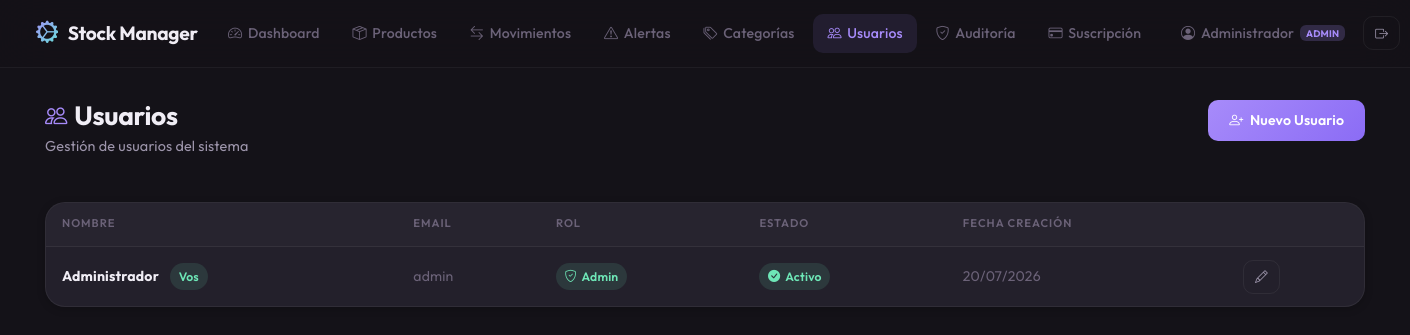
/usuarios (signed in), run on the app's committed database.
### app/models/usuario.py (models this page shows, shortened)
class Usuario(UserMixin, db.Model):
    __tablename__ = 'usuarios'
    id = db.Column(db.Integer, primary_key=True)
    nombre = db.Column(db.String(100), nullable=False)
    email = db.Column(db.String(120), unique=True, nullable=False)
    password_hash = db.Column(db.String(256), nullable=False)
    rol = db.Column(db.String(50), default='Operador')
    activo = db.Column(db.Boolean, default=True)
    fecha_creacion = db.Column(db.DateTime, default=datetime.utcnow)
    ultimo_login = db.Column(db.DateTime, nullable=True)
    empresa_id = db.Column(db.Integer, db.ForeignKey('empresas.id'), nullable=True, index=True)

### app/routes/usuarios.py (the view)
@usuarios_bp.route('/usuarios')
@login_required
@admin_required
def usuarios_lista():
    empresa_id = get_empresa_id()
    usuarios = Usuario.query.filter_by(empresa_id=empresa_id).all()
    return render_template('usuarios/lista.html', usuarios=usuarios)

### app/utils/security.py (called while the page is built)
def get_empresa_id():
    if not current_user.is_authenticated:
        abort(401)
    if current_user.rol == 'SuperAdmin':
        return current_user.empresa_id
    if not current_user.empresa_id:
        abort(403, description='El usuario no tiene una empresa asignada.')
    return current_user.empresa_id

### app/templates/usuarios/lista.html (shortened to what this page needs)
{% extends "base.html" %}
{% block content %}
<div class="page-header d-flex flex-wrap justify-content-between align-items-start gap-3">
    <div>
        <h1><i class="bi bi-people text-accent-blue"></i> Usuarios</h1>
        <p class="subtitle">Gestión de usuarios del sistema</p>
    </div>
    <a href="{{ url_for('usuarios_bp.usuario_nuevo') }}" class="btn-primary-custom">
        <i class="bi bi-person-plus"></i> Nuevo Usuario
    </a>
</div>
<div class="card-glass">
    <div class="card-body p-0">
        {% if usuarios %}
        <div class="table-responsive-custom">
            <table class="table-dark-custom">
                <thead>
                    <tr>
                        <th>Nombre</th>
                        <th>Email</th>
                        <th>Rol</th>
                        <th>Estado</th>
                        <th>Fecha Creación</th>
                        <th></th>
                    </tr>
                </thead>
                <tbody>
                    {% for u in usuarios %}
                    <tr>
                        <td>
                            <strong>{{ u.nombre }}</strong>
                            {% if u.id == current_user.id %}
                                <span class="stock-badge ok" style="margin-left: 0.5rem;">Vos</span>
                            {% endif %}
                        </td>
                        <td class="text-muted-custom">{{ u.email }}</td>
                        <td>
                            {% if u.rol == 'Administrador' %}
                                <span class="mov-badge entrada">
                                    <i class="bi bi-shield-check"></i> Admin
                                </span>
                            {% elif u.rol == 'Supervisor' %}
                                <span class="mov-badge" style="background: rgba(14, 165, 233, 0.1); color: #38bdf8;">
                                    <i class="bi bi-person-gear"></i> Supervisor
                                </span>
                            {% elif u.rol == 'Solo Lectura' %}
                                <span class="mov-badge" style="background: rgba(100, 116, 139, 0.1); color: #94a3b8;">
                                    <i class="bi bi-eye"></i> Solo Lectura
                                </span>
                            {% else %}
                                <span class="mov-badge salida">
                                    <i class="bi bi-person"></i> Operador
                                </span>
                            {% endif %}
                        </td>
                        <td>
                            {% if u.activo %}
                                <span class="stock-badge ok">
                                    <i class="bi bi-check-circle-fill"></i> Activo
                                </span>
                            {% else %}
                                <span class="stock-badge critico">
                                    <i class="bi bi-x-circle-fill"></i> Inactivo
                                </span>
                            {% endif %}
                        </td>
                        <td class="text-muted-custom">{{ u.fecha_creacion.strftime('%d/%m/%Y') }}</td>
                        <td>
                            <div class="action-btns">
                                <a href="{{ url_for('usuarios_bp.usuario_editar', id=u.id) }}"
                                   class="btn-outline-custom btn-sm-custom" title="Editar">
                                    <i class="bi bi-pencil"></i>
                                </a>
                            </div>
                        </td>
                    </tr>
                    {% endfor %}
                </tbody>
            </table>
        </div>
        {% else %}
        <div class="empty-state">
            <div class="empty-icon"><i class="bi bi-people"></i></div>
            <div class="empty-title">Sin usuarios</div>
            <div class="empty-text">No hay usuarios registrados en el sistema.</div>
        </div>
        {% endif %}
    </div>
</div>
{% endblock %}

### app/templates/base.html (shortened to what this page needs)
<!DOCTYPE html>
<html lang="es" data-bs-theme="dark">
<head>
    <link href="https://cdn.jsdelivr.net/npm/bootstrap@5.3.3/dist/css/bootstrap.min.css" rel="stylesheet">
    <link href="https://cdn.jsdelivr.net/npm/bootstrap-icons@1.11.3/font/bootstrap-icons.min.css" rel="stylesheet">
    <link href="{{ url_for('static', filename='css/style.css') }}" rel="stylesheet">
</head>
<body>
    <nav class="navbar navbar-expand-lg navbar-custom">
        <div class="container-fluid">
            <a class="navbar-brand" href="{{ url_for('dashboard_bp.dashboard') }}">
                <span class="brand-icon"><i class="bi bi-gear-wide-connected"></i></span>
                Stock Manager
            </a>
            <div class="collapse navbar-collapse" id="navbarNav">
                <ul class="navbar-nav ms-auto gap-1">
                    <li class="nav-item">
                        <a class="nav-link {% if request.endpoint == 'dashboard' %}active{% endif %}"
                           href="{{ url_for('dashboard_bp.dashboard') }}">
                            <i class="bi bi-speedometer2"></i> Dashboard
                        </a>
                    </li>
                    <li class="nav-item">
                        <a class="nav-link {% if request.endpoint and 'producto' in request.endpoint %}active{% endif %}"
                           href="{{ url_for('productos_bp.productos_lista') }}">
                            <i class="bi bi-box-seam"></i> Productos
                        </a>
                    </li>
                    <li class="nav-item">
                        <a class="nav-link {% if request.endpoint == 'movimientos_lista' %}active{% endif %}"
                           href="{{ url_for('movimientos_bp.movimientos_lista') }}">
                            <i class="bi bi-arrow-left-right"></i> Movimientos
                        </a>
                    </li>
                    <li class="nav-item">
                        <a class="nav-link {% if request.endpoint == 'alertas' %}active{% endif %}"
                           href="{{ url_for('dashboard_bp.alertas') }}">
                            <i class="bi bi-exclamation-triangle"></i> Alertas
                        </a>
                    </li>
                    {% if current_user.is_authenticated and current_user.rol in ['Administrador', 'Supervisor'] %}
                    <li class="nav-item">
                        <a class="nav-link {% if request.endpoint and 'categoria' in request.endpoint %}active{% endif %}"
                           href="{{ url_for('categorias_bp.categorias_lista') }}">
                            <i class="bi bi-tags"></i> Categorías
                        </a>
                    </li>
                    {% if current_user.rol == 'Administrador' %}
                    <li class="nav-item">
                        <a class="nav-link {% if request.endpoint and 'usuario' in request.endpoint %}active{% endif %}"
                           href="{{ url_for('usuarios_bp.usuarios_lista') }}">
                            <i class="bi bi-people"></i> Usuarios
                        </a>
                    </li>
                    <li class="nav-item">
                        <a class="nav-link {% if request.endpoint and 'auditoria' in request.endpoint %}active{% endif %}"
                           href="{{ url_for('auditoria_bp.auditoria_lista') }}">
                            <i class="bi bi-shield-check"></i> Auditoría
                        </a>
                    </li>
                    <li class="nav-item">
                        <a class="nav-link {% if request.endpoint and 'billing' in request.endpoint %}active{% endif %}"
                           href="{{ url_for('billing_bp.index') }}">
                            <i class="bi bi-credit-card"></i> Suscripción
                        </a>
                    </li>
                    {% endif %}
                    {% endif %}
                </ul>
                {% if current_user.is_authenticated %}
                <div class="d-flex align-items-center gap-2 ms-lg-3 mt-2 mt-lg-0">
                    <span class="nav-link" style="cursor: default; padding: 0.4rem 0.6rem !important;">
                        <i class="bi bi-person-circle"></i>
                        <span class="d-none d-md-inline">{{ current_user.nombre }}</span>
                        {% if current_user.rol == 'Administrador' %}
                            <span class="badge" style="background: var(--accent-primary-glow); color: var(--accent-primary); font-size: 0.6rem; vertical-align: middle;">ADMIN</span>
                        {% elif current_user.rol == 'Supervisor' %}
                            <span class="badge" style="background: rgba(14, 165, 233, 0.1); color: #38bdf8; font-size: 0.6rem; vertical-align: middle;">SUPER</span>
                        {% elif current_user.rol == 'SuperAdmin' %}
                            <span class="badge bg-warning text-dark" style="font-size: 0.6rem; vertical-align: middle;">OWNER</span>
                        {% endif %}
                    </span>
                    <a href="{{ url_for('auth_bp.logout') }}" class="btn-outline-custom btn-sm-custom" title="Cerrar sesión">
                        <i class="bi bi-box-arrow-right"></i>
                    </a>
                </div>
                {% endif %}
            </div>
        </div>
    </nav>
    <div class="main-content" style="padding-bottom: 0;">
    </div>
    <div class="main-content fade-in" style="padding-top: 0;">
        {% block content %}{% endblock %}
    </div>
</body>
</html>

### data on the page
Usuario: nombre "Administrador", shows "Vos", email "admin", rol "Administrador" (drawn), activo True (drawn), fecha_creacion "20/07/2026"
